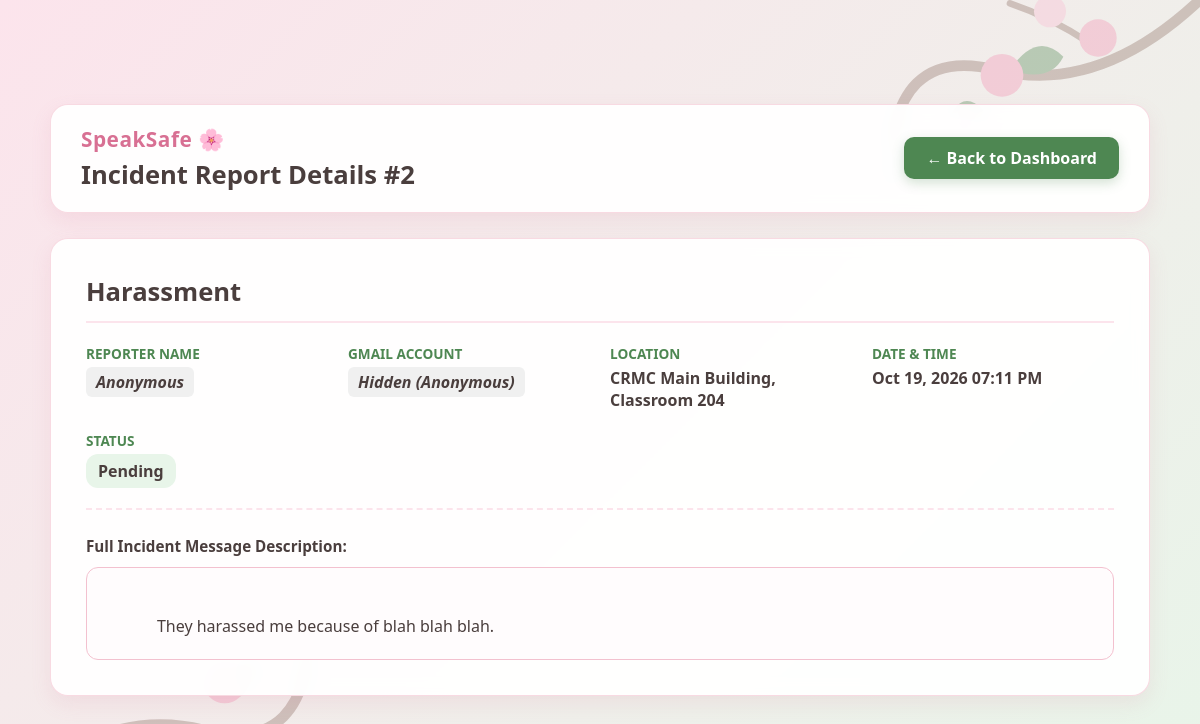
The app's page /view_report.php?id=2 (signed in) with its own data.
### tables this page shows
CREATE TABLE `incidents_reports` (
  `report_id` int(11) NOT NULL,
  `user_id` int(11) NOT NULL,
  `title` varchar(150) NOT NULL,
  `description` text NOT NULL,
  `location` varchar(100) NOT NULL,
  `incident_date` datetime NOT NULL,
  `is_anonymous` tinyint(1) DEFAULT 0,
  `status` enum('Pending','Under Review','Resolved') DEFAULT 'Pending',
  `created_at` timestamp NOT NULL DEFAULT current_timestamp()
);

### view_report.php (the view, shortened to what this page needs)
<?php
require_once 'config/db.php';
$report_id = $_GET['id'];
$stmt = $pdo->prepare("SELECT r.*, u.first_name, u.last_name, u.email FROM incidents_reports r JOIN users u ON r.user_id = u.user_id WHERE r.report_id = ?");
$stmt->execute([$report_id]);
$report = $stmt->fetch();
?>
<!DOCTYPE html>
<html lang="en">
<head>
    <link rel="stylesheet" href="assets/css/styles.php">
</head>
<body>
<div class="dashboard-container">
    <div class="header-card">
        <div>
            <div style="font-size: 1.3rem; font-weight: 800; color: #d87093; letter-spacing: 0.5px; margin-bottom: 4px;">
                SpeakSafe 🌸
            </div>
            <h2>Incident Report Details #<?php echo $report['report_id']; ?></h2>
        </div>
        <a href="dashboard.php" class="btn-back">← Back to Dashboard</a>
    </div>
    <div class="report-detail-card">
        <h2 style="margin-top:0; color: var(--text-dark); font-size: 1.6rem; border-bottom: 2px solid #fce4ec; padding-bottom: 12px;">
            <?php echo htmlspecialchars($report['title']); ?>
        </h2>
        <div class="report-meta-grid">
            <div class="meta-item">
                <label>Reporter Name</label>
                <span>
                    <?php
                    if ($report['is_anonymous'] == 1) {
                        echo "<span class='badge-anonymous'>Anonymous</span>";
                    } else {
                        echo htmlspecialchars($report['first_name'] . ' ' . $report['last_name']);
                    }
                    ?>
                </span>
            </div>
            <div class="meta-item">
                <label>Gmail Account</label>
                <span>
                    <?php
                    if ($report['is_anonymous'] == 1) {
                        echo "<span class='badge-anonymous'>Hidden (Anonymous)</span>";
                    } else {
                        echo htmlspecialchars($report['email']);
                    }
                    ?>
                </span>
            </div>
            <div class="meta-item">
                <label>Location</label>
                <span><?php echo htmlspecialchars($report['location']); ?></span>
            </div>
            <div class="meta-item">
                <label>Date & Time</label>
                <span><?php echo date("M d, Y h:i A", strtotime($report['incident_date'])); ?></span>
            </div>
            <div class="meta-item">
                <label>Status</label>
                <span><span class="badge-status"><?php echo htmlspecialchars($report['status']); ?></span></span>
            </div>
        </div>
        <label style="font-weight: bold; font-size: 0.95rem; color: var(--text-dark);">Full Incident Message Description:</label>
        <div class="description-box">
            <?php echo htmlspecialchars($report['description']); ?>
        </div>
    </div>
</div>
</body>
</html>

### view_report.php (style rules this page uses)
.report-detail-card { background: var(--card-bg); backdrop-filter: blur(8px); padding: 35px; border-radius: 18px; box-shadow: 0 8px 20px rgba(216, 112, 147, 0.12); border: 1px solid rgba(243, 193, 207, 0.6); margin-top: 20px; }
.report-meta-grid { display: grid; grid-template-columns: repeat(auto-fit, minmax(220px, 1fr)); gap: 20px; margin-bottom: 25px; padding-bottom: 20px; border-bottom: 2px dashed #fce4ec; }
.meta-item label { display: block; font-size: 0.85rem; color: var(--accent-green); font-weight: bold; text-transform: uppercase; margin-bottom: 4px; }
.meta-item span { font-size: 1rem; font-weight: 600; color: var(--text-dark); }
.description-box { background: #fffcfd; border: 1.5px solid var(--input-border); border-radius: 12px; padding: 20px; font-size: 1rem; line-height: 1.6; color: var(--text-dark); white-space: pre-wrap; margin-top: 10px; }
.btn-back { display: inline-block; background-color: var(--accent-green); color: white !important; padding: 10px 22px; border-radius: 10px; font-weight: bold; text-decoration: none !important; box-shadow: 0 4px 12px rgba(78, 135, 82, 0.25); transition: background 0.3s ease; }

### records on screen
incidents_reports: report_id "2", title "Harassment", location "CRMC Main Building, Classroom 204", incident_date "Oct 19, 2026 07:11 PM", status "Pending", description "They harassed me because of blah blah blah."
